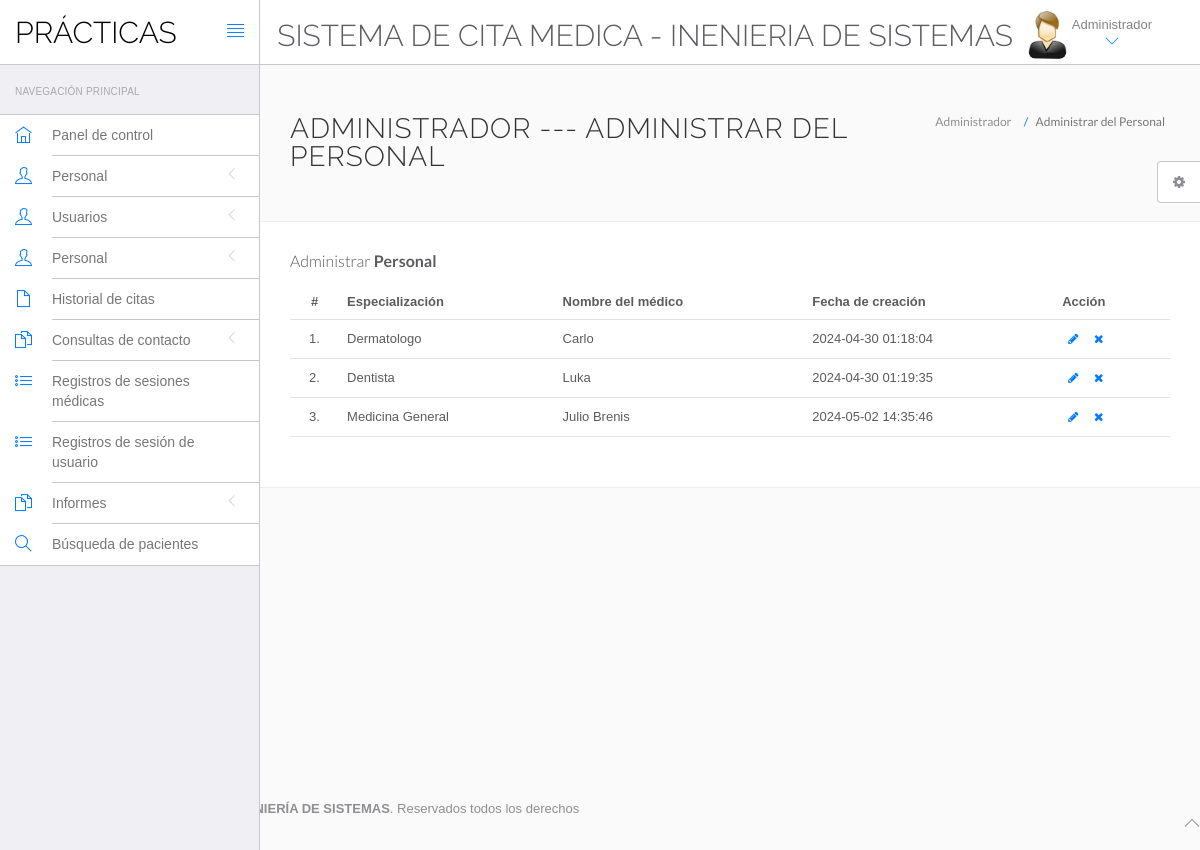
Screenshot of /ppp/admin/manage-doctors.php (signed in) with the database file from the repository.
### tables this page shows
CREATE TABLE `doctors` (
  `id` int(11) NOT NULL,
  `specilization` varchar(255) DEFAULT NULL,
  `doctorName` varchar(255) DEFAULT NULL,
  `address` longtext DEFAULT NULL,
  `docFees` varchar(255) DEFAULT NULL,
  `contactno` bigint(11) DEFAULT NULL,
  `docEmail` varchar(255) DEFAULT NULL,
  `password` varchar(255) DEFAULT NULL,
  `creationDate` timestamp NULL DEFAULT current_timestamp(),
  `updationDate` timestamp NULL DEFAULT NULL ON UPDATE current_timestamp()
);

### ppp/admin/manage-doctors.php (the view, shortened to what this page needs)
<?php
include('include/config.php');
?>
<!DOCTYPE html>
<html lang="en">
	<head>
		<link rel="stylesheet" href="vendor/bootstrap/css/bootstrap.min.css">
		<link rel="stylesheet" href="vendor/fontawesome/css/font-awesome.min.css">
		<link rel="stylesheet" href="vendor/themify-icons/themify-icons.min.css">
		<link href="vendor/animate.css/animate.min.css" rel="stylesheet" media="screen">
		<link href="vendor/perfect-scrollbar/perfect-scrollbar.min.css" rel="stylesheet" media="screen">
		<link href="vendor/switchery/switchery.min.css" rel="stylesheet" media="screen">
		<link href="vendor/bootstrap-touchspin/jquery.bootstrap-touchspin.min.css" rel="stylesheet" media="screen">
		<link href="vendor/select2/select2.min.css" rel="stylesheet" media="screen">
		<link href="vendor/bootstrap-datepicker/bootstrap-datepicker3.standalone.min.css" rel="stylesheet" media="screen">
		<link href="vendor/bootstrap-timepicker/bootstrap-timepicker.min.css" rel="stylesheet" media="screen">
		<link rel="stylesheet" href="assets/css/styles.css">
		<link rel="stylesheet" href="assets/css/plugins.css">
		<link rel="stylesheet" href="assets/css/themes/theme-1.css" id="skin_color" />
	</head>
	<body>
		<div id="app">
<?php include('include/sidebar.php');?>
			<div class="app-content">
						<?php include('include/header.php');?>
				<div class="main-content" >
					<div class="wrap-content container" id="container">
						<section id="page-title">
							<div class="row">
								<div class="col-sm-8">
									<h1 class="mainTitle">Administrador --- Administrar del Personal</h1>
																	</div>
								<ol class="breadcrumb">
									<li>
										<span>Administrador</span>
									</li>
									<li class="active">
										<span>Administrar del Personal</span>
									</li>
								</ol>
							</div>
						</section>
						<div class="container-fluid container-fullw bg-white">
									<div class="row">
								<div class="col-md-12">
									<h5 class="over-title margin-bottom-15">Administrar <span class="text-bold">Personal</span></h5>
									<table class="table table-hover" id="sample-table-1">
										<thead>
											<tr>
												<th class="center">#</th>
												<th>Especialización</th>
												<th class="hidden-xs">Nombre del médico</th>
												<th>Fecha de creación</th>
												<th>Acción</th>
											</tr>
										</thead>
										<tbody>
<?php
$sql=mysqli_query($con,"select * from doctors");
$cnt=1;
while($row=mysqli_fetch_array($sql))
{
?>
											<tr>
												<td class="center"><?php echo $cnt;?>.</td>
												<td class="hidden-xs"><?php echo $row['specilization'];?></td>
												<td><?php echo $row['doctorName'];?></td>
												<td><?php echo $row['creationDate'];?>
												</td>
												<td >
												<div class="visible-md visible-lg hidden-sm hidden-xs">
							<a href="edit-doctor.php?id=<?php echo $row['id'];?>" class="btn btn-transparent btn-xs" tooltip-placement="top" tooltip="Edit"><i class="fa fa-pencil"></i></a>
	<a href="manage-doctors.php?id=<?php echo $row['id']?>&del=delete" onClick="return confirm('¿Estas seguro que quieres eliminar de la base de datos?')"class="btn btn-transparent btn-xs tooltips" tooltip-placement="top" tooltip="Remove"><i class="fa fa-times fa fa-white"></i></a>
												</div>
												</td>
											</tr>
											<?php
$cnt=$cnt+1;
											 }?>
										</tbody>
									</table>
								</div>
							</div>
								</div>
							</div>
						</div>
					</div>
				</div>
	<?php include('include/footer.php');?>
	<?php include('include/setting.php');?>
	</body>
</html>

### ppp/admin/assets/css/themes/theme-1.css (style rules this page uses)
body { background: #FAFAFA; }

### rows the page displays
doctors: specilization "Dermatologo", doctorName "Carlo", creationDate "2024-04-30 01:18:04"
doctors: specilization "Dentista", doctorName "Luka", creationDate "2024-04-30 01:19:35"
doctors: specilization "Medicina General", doctorName "Julio Brenis", creationDate "2024-05-02 14:35:46"
